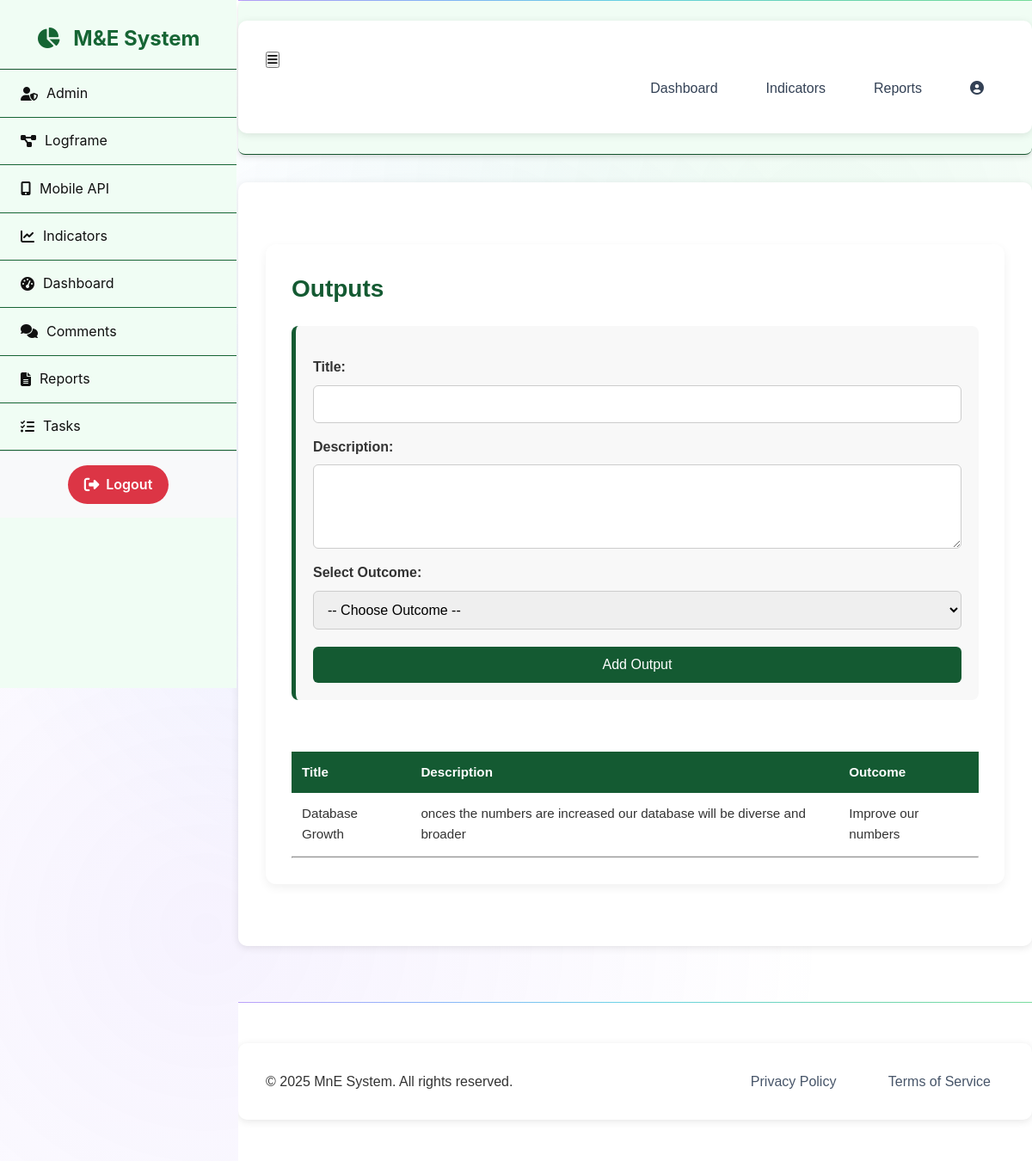
The page /api/v1/logframe/outputs/ on the database its author committed.
### logframe/models.py (models this page shows, shortened)
class Output(models.Model):
    outcome = models.ForeignKey(Outcome, related_name='outputs', on_delete=models.CASCADE)
    title = models.CharField(max_length=255)
    description = models.TextField(blank=True)

class Outcome(models.Model):
    goal = models.ForeignKey(Goal, related_name='outcomes', on_delete=models.CASCADE)
    title = models.CharField(max_length=255)
    description = models.TextField(blank=True)

### logframe/views.py (the view, shortened to what this page needs)
# urls.py: path('outputs/', views.outputs_view, name='outputs-ui'),
def outputs_view(request):
    outputs = Output.objects.select_related('outcome').all()
    outcomes = Outcome.objects.all()
    return render(request, 'logframe/outputs.html', {
        'outputs': outputs,
        'outcomes': outcomes
    })

### templates/logframe/outputs.html (shortened to what this page needs)
{% extends 'base.html' %}
{% load static %}
{% block content %}
<link rel="stylesheet" href="{% static 'css/outputs.css' %}">
<div class="output-container">
  <h2>Outputs</h2>
     <div class="output-form">
<form method="POST" id="output-form">
  <label for="title">Title:</label>
  <input type="text" name="title" required>
  <label for="description">Description:</label>
  <textarea name="description" rows="4" required></textarea>
  <label for="outcome">Select Outcome:</label>
  <select name="outcome" required>
    <option value="">-- Choose Outcome --</option>
  </select>
  <button type="submit">Add Output</button>
</form>
</div>
   <div class="output-table">
  <table>
    <thead>
      <tr>
        <th>Title</th>
        <th>Description</th>
        <th>Outcome</th>
      </tr>
    </thead>
    <tbody>
      {% for output in outputs %}
        <tr>
          <td>{{ output.title }}</td>
          <td>{{ output.description }}</td>
          <td>{{ output.outcome.title }}</td>
        </tr>
      {% endfor %}
    </tbody>
  </table>
</div>
  <hr>
</div>
{% endblock %}

### static/css/styles.css (style rules this page uses)
:root { --primary-50: #f0fdf4; --primary-100: #dcfce7; --primary-200: #bbf7d0; --primary-300: #86efac; --primary-400: #4ade80; --primary-500: #22c55e; --primary-600: #16a34a; --primary-700: #15803d; --primary-800: #166534; --primary-900: #14532d; --primary-950: #052e16; --accent-purple: #8b5cf6; --accent-blue: #3b82f6; --accent-cyan: #06b6d4; --accent-amber: #f59e0b; --accent-rose: #f43f5e; --accent-emerald: #10b981; --gray-50: #f8fafc; --gray-100: #f1f5f9; --gray-200: #e2e8f0; --gray-300: #cbd5e1; --gray-400: #94a3b8; --gray-500: #64748b; --gray-600: #475569; --gray-700: #334155; --gray-800: #1e293b; --gray-900: #0f172a; --surface-primary: rgba(255, 255, 255, 0.95); --surface-secondary: rgba(255, 255, 255, 0.8); --surface-glass: rgba(255, 255, 255, 0.1); --surface-dark: rgba(15, 23, 42, 0.95); --gradient-primary: linear-gradient(135deg, var(--primary-600) 0%, var(--primary-800) 100%); --gradient-rainbow: linear-gradient(135deg, var(--accent-purple) 0%, var(--accent-blue) 25%, var(--accent-cyan) 50%, var(--accent-emerald) 75%, var(--primary-500) 100%); --gradient-glass: linear-gradient(135deg, rgba(255,255,255,0.1) 0%, rgba(255,255,255,0.05) 100%); --gradient-dark: linear-gradient(135deg, var(--gray-900) 0%, var(--gray-800) 100%); --shadow-xs: 0 1px 2px rgba(0, 0, 0, 0.05); --shadow-sm: 0 1px 3px rgba(0, 0, 0, 0.1), 0 1px 2px rgba(0, 0, 0, 0.06); --shadow-md: 0 4px 6px rgba(0, 0, 0, 0.07), 0 2px 4px rgba(0, 0, 0, 0.06); --shadow-lg: 0 10px 15px rgba(0, 0, 0, 0.1), 0 4px 6px rgba(0, 0, 0, 0.05); --shadow-xl: 0 20px 25px rgba(0, 0, 0, 0.1), 0 10px 10px rgba(0, 0, 0, 0.04); --shadow-2xl: 0 25px 50px rgba(0, 0, 0, 0.25); --shadow-neon: 0 0 20px rgba(34, 197, 94, 0.3), 0 0 40px rgba(34, 197, 94, 0.1); --shadow-glow: 0 0 30px rgba(139, 92, 246, 0.3); --space-xs: 0.25rem; --space-sm: 0.5rem; --space-md: 1rem; --space-lg: 1.5rem; --space-xl: 2rem; --space-2xl: 3rem; --space-3xl: 4rem; --radius-sm: 0.375rem; --radius-md: 0.5rem; --radius-lg: 0.75rem; --radius-xl: 1rem; --radius-2xl: 1.5rem; --radius-full: 9999px; --transition-fast: 150ms cubic-bezier(0.4, 0, 0.2, 1); --transition-normal: 300ms cubic-bezier(0.4, 0, 0.2, 1); --transition-slow: 500ms cubic-bezier(0.4, 0, 0.2, 1); --transition-bounce: 600ms cubic-bezier(0.68, -0.55, 0.265, 1.55); --sidebar-width: 277px; --sidebar-collapsed-width: 80px; --navbar-height: 70px; }
* { box-sizing: border-box; margin: 0; padding: 0; }
*::before, *::after { box-sizing: border-box; }
html { scroll-behavior: smooth; font-size: 16px; }
body { font-family: -apple-system, BlinkMacSystemFont, 'Segoe UI', 'Roboto', 'Oxygen', 'Ubuntu', 'Cantarell', sans-serif; background: var#dcfce7;; color: var#dcfce7;; line-height: 1.6; overflow-x: hidden; position: relative; min-height: 100vh; }
body::before { content: ''; position: fixed; top: 0; left: 0; width: 100%; height: 100%; background: radial-gradient(circle at 20% 80%, rgba(139, 92, 246, 0.08) 0%, transparent 50%), radial-gradient(circle at 80% 20%, rgba(34, 197, 94, 0.08) 0%, transparent 50%), radial-gradient(circle at 40% 40%, rgba(59, 130, 246, 0.08) 0%, transparent 50%); z-index: -1; animation: backgroundShift 20s ease-in-out infinite; }

### rows shown on the page
Output: title "Database Growth", description "onces the numbers are increased our database will be diverse and broader", outcome "Improve our numbers"
